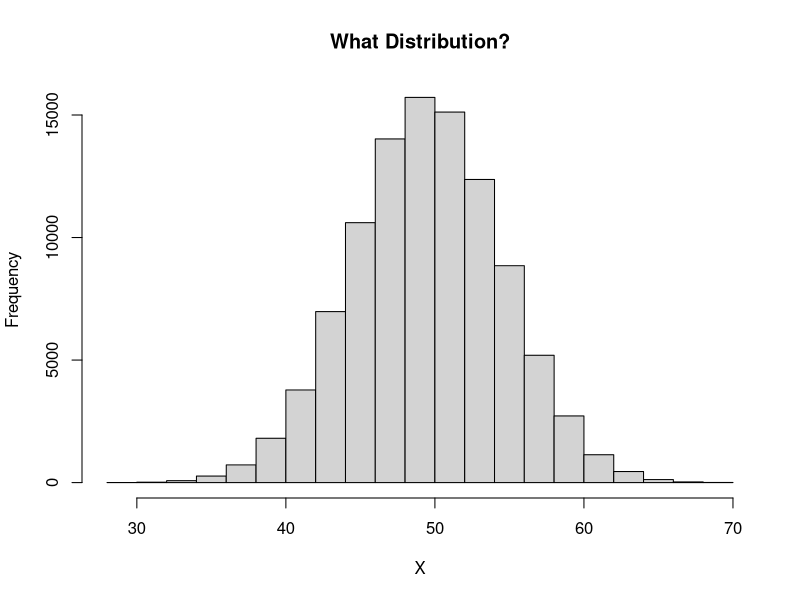

This figure's R source:
# Week 2 IST777 In Class Code

hist(rbinom(100000,100,.5), main="What Distribution?", xlab = "X")

#----------------------------
# Breakout 1

lapply(0:7, function(i) choose(i, 0:i)) # Pascal's triangle out to 7 coins
sum(choose(7, 0:7)) # Total trials for the bottom row
length(choose(7, 0:7)) - 1 # Number of coins
choose(7, 0:7)/128 # Probabilities for entries in the bottom row
rbinom(10,7,.5) # 10 throws of seven coins
table(rbinom(100000,7,.5)) # 100,000 throws, summarized in a table
table(rbinom(100000,7,.5))/100000 # Same expressed as proportions

dbinom(x=0:7, size=7, prob=0.5) # Density function

# Bonus: Calculate how much error between 100,000 and theory
(table(rbinom(1000000,7,.5))/1000000) - dbinom(x=0:7, size=7, prob=0.5)


#----------------------------
# Breakout 2

# Set up the matrix
accMatrix <- matrix(data=c(0,6,4,6,0,6,6,4,5,4,9,0),
                    nrow=4,byrow=T, 
                    dimnames=list(c("Vehicle","Spill","Equipment","Injury"),
                                  c("Factory 1", "Factory 2", "Factory 3")))

rowSums(accMatrix) # Demonstrate rowSums()
accPropMatrix <- accMatrix/sum(accMatrix) # Proportions for each cell
accPropMatrix # Echo to console
as.matrix(accPropMatrix[which.max(accPropMatrix)]) # What's the largest proportion?

rowSums(accPropMatrix) # Calculate row and col sums from proportions
colSums(accPropMatrix)

#############################
# First analyze by column
which.max(colSums(accPropMatrix)) # Factory 2 has the most

# Normalized likelihood of all accidents, factory 2
accMatrix[,2]/sum(accMatrix[,2])
# Same thing, but using the prop matrix
accPropMatrix[,2]/sum(accPropMatrix[,2])

# Vehicle accidents are the first element
(accMatrix[,2]/sum(accMatrix[,2]))[1]

# Check that normalization worked properly: All probs in a set should add to 1
sum(accPropMatrix[,2]/sum(accPropMatrix[,2]))

#############################
# Now analyze by row

which.max(rowSums(accPropMatrix)) # Equipment (row 3)

# Normalized likelihood of equipment accidents, all factories
accMatrix[3,]/sum(accMatrix[3,])
# Same thing, but using the prop matrix
accPropMatrix[3,]/sum(accPropMatrix[3,])
# Check that normalization worked properly: All probs in a set should add to 1
sum(accPropMatrix[3,]/sum(accPropMatrix[3,]))
